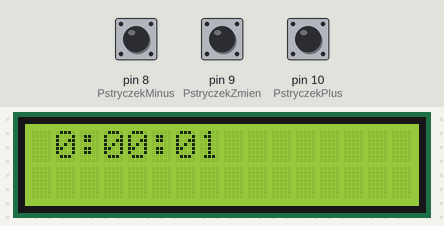
Bench run of a sketch on a simulated Arduino Uno, built with avr-gcc and run on an emulated ATmega328P. On the bench: 16×2 character LCD. The test bench sets the inputs (shaded band); at power-on: pin 9 (PstryczekZmien) HIGH, pin 8 (PstryczekMinus) HIGH, pin 10 (PstryczekPlus) HIGH.

Above: at 1.2 s.
1.3 s: pin 9 (PstryczekZmien) pulled LOW for 0.15 s
At 2.3 s:
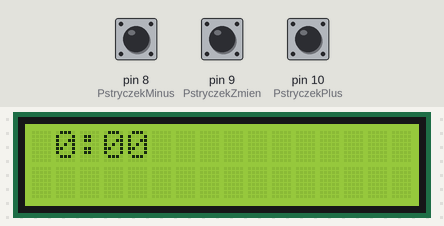
2.9 s: pin 8 (PstryczekMinus) pulled LOW for 1 s
At 4.6 s:
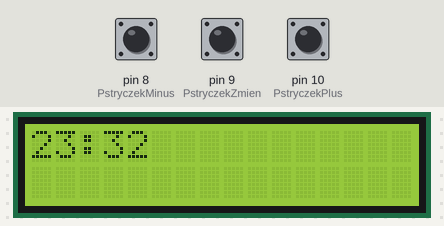
5.4 s: pin 10 (PstryczekPlus) pulled LOW for 3.2 s
At 9.6 s:
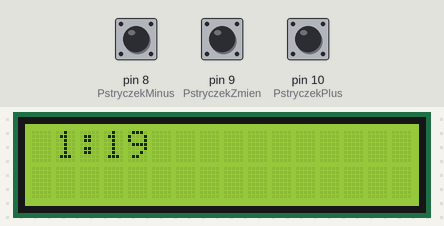
10.1 s: pin 8 (PstryczekMinus) pulled LOW for 0.15 s
11.7 s: pin 10 (PstryczekPlus) pulled LOW for 1 s
At 13.6 s:
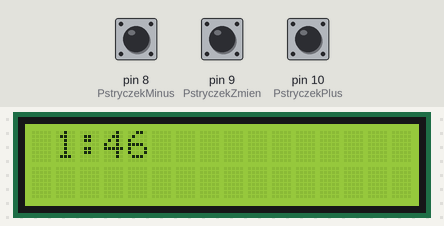
14.2 s: pin 9 (PstryczekZmien) pulled LOW for 0.15 s
At 16.0 s:
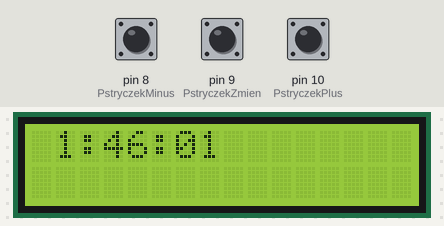
Timing chart, 0 to 17.5 s (numbered marks = the images above; inputs shaded):
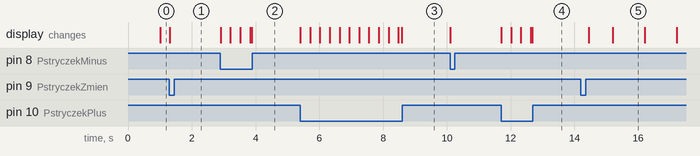

The sketch:

arduino_zegar.ino
```cpp
#include<LiquidCrystal.h>                               // To jest biblioteka obsługi wyświetlacza.
#include<TimeLib.h>                                     // To jest biblioteka obsługi zegara.

const byte LcdRS=2;                                     // Tutaj są określone poszczególne adresy linii wyświetlacza.
const byte LcdEN=3;
const byte LcdD4=4;
const byte LcdD5=5;
const byte LcdD6=6;
const byte LcdD7=7;
const byte LcdKolumny=16;                               // To jest ilość kolumn w naszym wyświetlaczu.
const byte LcdWiersze=2;                                // To jest ilość wierszy w naszym wyświetlaczu.

const byte PstryczekMinus=8;                            // Adres pstryczka zmniejszającego wartości.
const byte PstryczekZmien=9;                            // Adres pstryczka ustawień.
const byte PstryczekPlus=10;                            // Adres pstryczka zwiększającego wartości.

const byte OpoznienieDlugie=250;                        // Czas opóźnienia klawiatury.
const byte OpoznienieKrotkie=25;                        // Czas autorepetycji klawiatury.

byte Godzina;                                           // Zmienna godzin - dla ich ustawień i wyświelania.
byte Minuta;                                            // Jak wyżej, tylko dla minut.
byte Sekunda;                                           // Jak wyżej, tylko dla sekund.

LiquidCrystal lcd(LcdRS,LcdEN,LcdD4,LcdD5,LcdD6,LcdD7); // Tutaj dostarcza się bibliotece obsługi wyświetlacza wiedzy, gdzie co jest podłączone.

void setup(){
lcd.begin(LcdKolumny,LcdWiersze);                       // Inicjujemy wyświetlacz, powiadamiając go o ilości kolumn i wierszy.

pinMode(PstryczekMinus,INPUT_PULLUP);                   // Deklarujemy linie pstryczków jako wejścia podciągnięte wewnętrznie do wysokiego stanu.
pinMode(PstryczekPlus,INPUT_PULLUP);
pinMode(PstryczekZmien,INPUT_PULLUP);
}

void loop(){
WyswietlanieCzasu:

while(digitalRead(PstryczekZmien)==HIGH){               // Powtarzamy poniższe działania, dopóki nie zostanie wciśnięty PstryczekZmien
time_t CzasOdczytany=now();                             // Zapisujemy bieżący czas do zmiennej CzasOdczytany
Sekunda=second(CzasOdczytany);                          // Nadajemy zmiennej Sekundy wartość sekund.
Minuta=minute(CzasOdczytany);                           // Jak wyżej, tylko dla minut.
Godzina=hour(CzasOdczytany);                            // Jak wyżej, tylko dla godzin.
WyswietlCzas();                                         // Wyświetlamy godzinę, dwukropek i minuty...
WyswietlSekundy();                                      // oraz dwukropek i sekundy.
}
                                                        // Wciśnięto przycisk ustawień więc...
lcd.clear();                                            // czyścimy wyświetlacz i ustawiamy kursor na początku,
WyswietlCzas();                                         // wyświetlamy ostani aktualny czas (bez sekund)...
delay(OpoznienieDlugie);                                // wprowadzamy opóźnienie dla stabilnych odczytów pstryczka...
while(digitalRead(PstryczekZmien)==LOW){}               // i czekamy aż zostanie puszczony.

UstawianieCzasu:                                        // Tu zaczyna się pętla ustawiania czasu.

if(digitalRead(PstryczekPlus)==LOW){                    // Jeśli PstryczekPlus jest wciśnięty...
ZwiekszCzas();                                          // zwiększ wartość czasu,
WyswietlCzas();                                         // wyświetl go na ekranie,
delay(OpoznienieDlugie);                                // wprowadź opóźnienie...
}
while(digitalRead(PstryczekPlus)==LOW){                 // i powtarzaj tę procedurę, tylko szybciej.
ZwiekszCzas();
WyswietlCzas();
delay(OpoznienieKrotkie);
}

if(digitalRead(PstryczekMinus)==LOW){                   // Jeśli PstryczekMinus jest wciśnięty...
ZmniejszCzas();                                         // zmniejsz wartość czasu,
WyswietlCzas();                                         // wyświetl go na ekranie,
delay(OpoznienieDlugie);                                // wprowadź opóźnienie...
}
while(digitalRead(PstryczekMinus)==LOW){                // i powtarzaj tę procedurę, tylko szybciej.
ZmniejszCzas();
WyswietlCzas();
delay(OpoznienieKrotkie);
}

if(digitalRead(PstryczekZmien)==HIGH){                  // Jeśli PstryczekZmień jest puszczony...
goto UstawianieCzasu;}                                  // to idź do początku pętli ustawiania czasu.
else{                                                   // Jeśli jednak został naciśnięty,
setTime(Godzina,Minuta,00,01,01,2000);                  // Ustaw bieżący czas zgodnie z ustawionym,
delay(OpoznienieDlugie);                                // wprowadź opóźnienie...
goto WyswietlanieCzasu;                                 // i wyjdź z pętli ustawiania czasu.
}

}

void ZwiekszCzas(){                                     // Funkcja ta zwiększa czas o minutę.
Minuta++;                                               // Zwiększ liczbę minut.
if(Minuta==60){                                         // Jeśli osiągnięto wartość minut równą 60 to...
Minuta=0;                                               // Zeruj liczbę minut,
Godzina++;                                              // i zwiększ liczbę godzin.
if(Godzina==24){                                        // Jeśli osiągnięto wartość godzin równą 24 to...
Godzina=0;}}                                            // Zeruj liczbę godzin.
}

void ZmniejszCzas(){                                    // Funkcja ta zmniejsza czas o minutę.
Minuta--;                                               // Zmniejsz liczbę minut.
if(Minuta==255){                                        // Jeśli osiągnięto wartość minut równą 255 to...
Minuta=59;                                              // Ustaw liczbę minut równą 59,
Godzina--;                                              // i zmniejsz liczbę godzin.
if(Godzina==255){                                       // Jeśli osiągnięto wartość godzin równą 255 to...
Godzina=23;}}                                           // Ustaw liczbę godzin równą 23.
}

void WyswietlCzas(){                                    // Funkcja ta wyświetla czas na ekranie (bez sekund).
lcd.home();                                             // Ustaw kursor na początku.
if(Godzina<10){                                         // Jeśli liczba godzin jest mniejsza od 10 to...
lcd.print(F(" "));}                                     // rysuj spację.
lcd.print(Godzina);                                     // Rysuj liczbę godzin.
lcd.print(F(":"));                                      // Rysuj dwukropek.
if(Minuta<10){                                          // Jeśli liczba minut jest mniejsza od 10 to...
lcd.print(F("0"));}                                     // rysuj zero.
lcd.print(Minuta);                                      // Rysuj liczbę minut.
}

void WyswietlSekundy(){                                 // Funkcja ta wyświetla sekundy wraz z dwukropkiem.
lcd.print(F(":"));                                      // Rysuj dwukropek.
if(Sekunda<10){                                         // Jeśli liczba sekund jest mniejsza od 10 to...
lcd.print(F("0"));}                                     // rysuj zero.
lcd.print(Sekunda);                                     // Rysuj liczbę sekund.
}
```

Measured:
- after the input at 1.3 s, the display: changes at once (image 1)
- after the input at 2.9 s, the display: first changes at once (image 2 shows a later state)
- after the input at 5.4 s, the display: first changes at once (image 3 shows a later state)
- after the input at 11.7 s, the display: first changes at once (image 4 shows a later state)
- after the input at 14.2 s, the display: first changes after 0.26 s (image 5 shows a later state)
- what the display in image 5 shows lasts 1.0 s, from 15.2 s to 16.2 s
